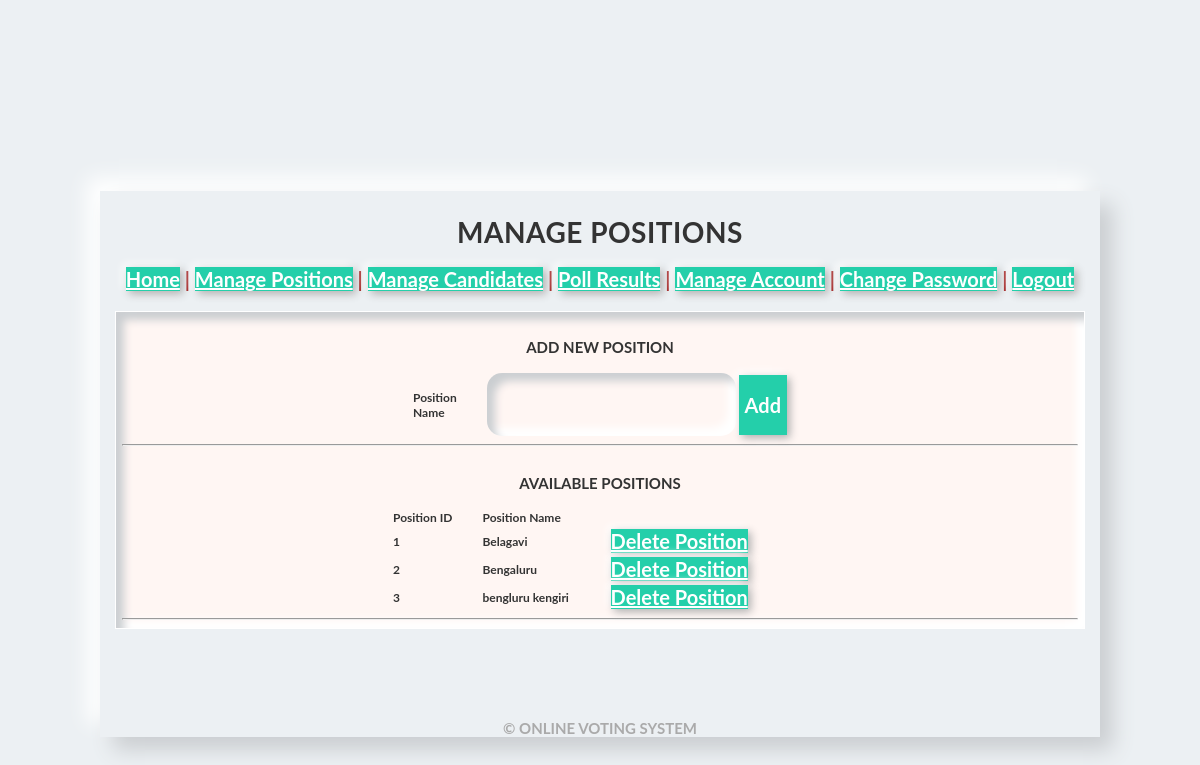
Page /admin/positions.php (signed in) on the committed database.
### tables this page shows
CREATE TABLE `tbpositions` (
  `position_id` int(5) NOT NULL,
  `position_name` varchar(45) NOT NULL
);

### admin/positions.php (the view, shortened to what this page needs)
<?php
require('../connection.php');
$result=mysqli_query($con, "SELECT * FROM tbPositions");
?>
<!DOCTYPE html PUBLIC "-//W3C//DTD XHTML 1.0 Transitional//EN" "http://www.w3.org/TR/xhtml1/DTD/xhtml1-transitional.dtd">
<html xmlns="http://www.w3.org/1999/xhtml">
<head>
<link href="css/admin_styles.css" rel="stylesheet" type="text/css" />
</head>
<body bgcolor="tan">
<center><b><font color = "brown" size="6"</font></b></center><br><br>
<div id="page">
<div id="header">
  <h1>MANAGE POSITIONS</h1>
  <a href="admin.php">Home</a> | <a href="positions.php">Manage Positions</a> | <a href="candidates.php">Manage Candidates</a> | <a href="refresh.php">Poll Results</a> | <a href="manage-admins.php">Manage Account</a> | <a href="change-pass.php">Change Password</a>  | <a href="logout.php">Logout</a>
</div>
<div id="container">
<table width="380" align="center">
<CAPTION><h3>ADD NEW POSITION</h3></CAPTION>
<form name="fmPositions" id="fmPositions" action="positions.php" method="post" onsubmit="return positionValidate(this)">
<tr>
    <td style='color: #333333;'>Position Name</td>
    <td class="username"><input style="border: none;
  outline:none;
  background: none;
  font-size: 18px;
  color: #555;
  padding:20px 10px 20px 5px;" type="text" name="position" /></td>
    <td><input style="outline: none;
  border:none;
  cursor: pointer;
  width:100%;
  height: 60px;
  font-size: 20px;
  font-weight: 700;
  font-family: 'Lato', sans-serif;
  color:#fff;
  text-align: center;
  background: #24cfaa;
  box-shadow: 3px 3px 8px #b1b1b1,
              -3px -3px 8px #ffffff;
  transition: 0.5s;" type="submit" name="Submit" value="Add" /></td>
</tr>
</table>
<hr>
<table border="0" width="420" align="center">
<CAPTION><h3>AVAILABLE POSITIONS</h3></CAPTION>
<tr>
<th style='color: #333333;'>Position ID</th>
<th style='color: #333333;'>Position Name</th>
</tr>
<?php
$inc=1;
while ($row=mysqli_fetch_array($result)){
echo "<tr>";
echo "<td style='color: #333333;'>" .$inc."</td>";
echo "<td style='color: #333333;'>" . $row['position_name']."</td>";
echo '<td><a href="positions.php?id=' . $row['position_id'] . '">Delete Position</a></td>';
echo "</tr>";
$inc++;
}
?>
</table>
<hr>
</div>
<div id="footer">
  <div class="bottom_addr">&copy; ONLINE VOTING SYSTEM</div>
</div>
</div>
</body>
</html>

### admin/css/admin_styles.css (style rules this page uses)
* { box-sizing: border-box; }
body { margin:0; height: 100vh; width: 100vw; overflow: hidden; font-family: 'Lato', sans-serif; font-weight: 700; display: flex; align-items: center; justify-content: center; color:#555; background: #ecf0f3; }
.bottom_addr { text-decoration: none; color:#aaa; font-size: 15px; }
h1 { text-align: center; color: #333333; font-size: 28px; padding-top: 24px; letter-spacing: 0.5px; }
h3 { text-align: center; color: #333333; font-size: 15px; padding-top: 7px; }
a { outline: none; border:none; cursor: pointer; width:100%; height: 50px; font-size: 20px; font-weight: 700; font-family: 'Lato', sans-serif; color:#fff; text-align: center; background: #24cfaa; box-shadow: 3px 3px 8px #b1b1b1, -3px -3px 8px #ffffff; transition: 0.5s; }
th { font-weight: bold; text-align: left; }
#page { width:1000px; margin:0 auto; margin-top:50px; padding-top:0px; background: #ecf0f3; box-shadow: 13px 13px 20px #cbced1, -13px -13px 20px #ffffff; height:auto; }
#header { text-align:center; background: #ecf0f3; }
#header { font-size:20px; }
#container { border:#ffffff solid 1px; padding:4px 6px 2px 6px; width:970px; margin:0 auto; background:#fff6f3; font-size:12px; text-align:justify; margin-top:20px; margin-bottom: 30px; box-shadow: inset 8px 8px 8px #cbced1, inset -8px -8px 8px #ffffff; }
#footer { padding-top: 60px; text-align: center; text-decoration: none; color:#aaa; font-size: 15px; }
.username, .password { margin-bottom: 30px; border-radius: 15px; box-shadow: inset 8px 8px 8px #cbced1, inset -8px -8px 8px #ffffff; }

### rows in the picture
tbpositions: position_name "Belagavi"
tbpositions: position_name "Bengaluru"
tbpositions: position_name "bengluru kengiri"
